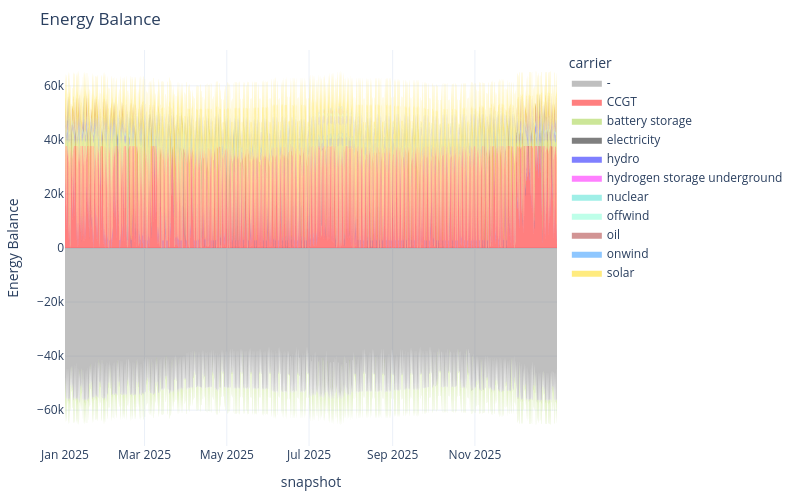

Write notebook code for a chart like this one.
### Markdown cell above
## Energy Balance

### Code cell
n.statistics.energy_balance.iplot()

### Figure 1 — Plotly figure (JSON) as saved in the notebook; plotly's stock layout.template omitted (floating-point values rounded to 4 significant figures; data arrays with more than 128 entries replaced by an {"elided": "..."} marker saying what was removed)
{"data": [{"fillpattern": {"shape": ""}, "hovertemplate": "carrier=CCGT<br>snapshot=%{x}<br>Energy Balance=%{y}<extra></extra>", "legendgroup": "CCGT", "line": {"color": "red", "width": 0}, "marker": {"symbol": "circle"}, "mode": "lines", "name": "CCGT", "orientation": "v", "showlegend": false, "stackgroup": "positive", "type": "scatter", "x": {"elided": "2920 str values"}, "xaxis": "x", "y": {"elided": "2920 float values"}, "yaxis": "y"}, {"fillpattern": {"shape": ""}, "hovertemplate": "carrier=battery storage<br>snapshot=%{x}<br>Energy Balance=%{y}<extra></extra>", "legendgroup": "battery storage", "line": {"color": "yellowgreen", "width": 0}, "marker": {"symbol": "circle"}, "mode": "lines", "name": "battery storage", "orientation": "v", "showlegend": false, "stackgroup": "positive", "type": "scatter", "x": {"elided": "1934 str values"}, "xaxis": "x", "y": {"elided": "1934 float values"}, "yaxis": "y"}, {"fillpattern": {"shape": ""}, "hovertemplate": "carrier=hydro<br>snapshot=%{x}<br>Energy Balance=%{y}<extra></extra>", "legendgroup": "hydro", "line": {"color": "blue", "width": 0}, "marker": {"symbol": "circle"}, "mode": "lines", "name": "hydro", "orientation": "v", "showlegend": false, "stackgroup": "positive", "type": "scatter", "x": {"elided": "2920 str values"}, "xaxis": "x", "y": {"elided": "2920 float values"}, "yaxis": "y"}, {"fillpattern": {"shape": ""}, "hovertemplate": "carrier=hydrogen storage underground<br>snapshot=%{x}<br>Energy Balance=%{y}<extra></extra>", "legendgroup": "hydrogen storage underground", "line": {"color": "magenta", "width": 0}, "marker": {"symbol": "circle"}, "mode": "lines", "name": "hydrogen storage underground", "orientation": "v", "showlegend": false, "stackgroup": "positive", "type": "scatter", "x": {"elided": "500 str values"}, "xaxis": "x", "y": {"elided": "500 float values"}, "yaxis": "y"}, {"fillpattern": {"shape": ""}, "hovertemplate": "carrier=nuclear<br>snapshot=%{x}<br>Energy Balance=%{y}<extra></extra>", "legendgroup": "nuclear", "line": {"color": "turquoise", "width": 0}, "marker": {"symbol": "circle"}, "mode": "lines", "name": "nuclear", "orientation": "v", "showlegend": false, "stackgroup": "positive", "type": "scatter", "x": {"elided": "2920 str values"}, "xaxis": "x", "y": {"elided": "2920 float values"}, "yaxis": "y"}, {"fillpattern": {"shape": ""}, "hovertemplate": "carrier=offwind<br>snapshot=%{x}<br>Energy Balance=%{y}<extra></extra>", "legendgroup": "offwind", "line": {"color": "aquamarine", "width": 0}, "marker": {"symbol": "circle"}, "mode": "lines", "name": "offwind", "orientation": "v", "showlegend": false, "stackgroup": "positive", "type": "scatter", "x": {"elided": "2899 str values"}, "xaxis": "x", "y": {"elided": "2899 float values"}, "yaxis": "y"}, {"fillpattern": {"shape": ""}, "hovertemplate": "carrier=oil<br>snapshot=%{x}<br>Energy Balance=%{y}<extra></extra>", "legendgroup": "oil", "line": {"color": "brown", "width": 0}, "marker": {"symbol": "circle"}, "mode": "lines", "name": "oil", "orientation": "v", "showlegend": false, "stackgroup": "positive", "type": "scatter", "x": {"elided": "2920 str values"}, "xaxis": "x", "y": {"elided": "2920 float values"}, "yaxis": "y"}, {"fillpattern": {"shape": ""}, "hovertemplate": "carrier=onwind<br>snapshot=%{x}<br>Energy Balance=%{y}<extra></extra>", "legendgroup": "onwind", "line": {"color": "dodgerblue", "width": 0}, "marker": {"symbol": "circle"}, "mode": "lines", "name": "onwind", "orientation": "v", "showlegend": false, "stackgroup": "positive", "type": "scatter", "x": {"elided": "2920 str values"}, "xaxis": "x", "y": {"elided": "2920 float values"}, "yaxis": "y"}, {"fillpattern": {"shape": ""}, "hovertemplate": "carrier=solar<br>snapshot=%{x}<br>Energy Balance=%{y}<extra></extra>", "legendgroup": "solar", "line": {"color": "gold", "width": 0}, "marker": {"symbol": "circle"}, "mode": "lines", "name": "solar", "orientation": "v", "showlegend": false, "stackgroup": "positive", "type": "scatter", "x": {"elided": "1827 str values"}, "xaxis": "x", "y": {"elided": "1827 float values"}, "yaxis": "y"}, {"fillpattern": {"shape": ""}, "hovertemplate": "carrier=-<br>snapshot=%{x}<br>Energy Balance=%{y}<extra></extra>", "legendgroup": "-", "line": {"color": "gray", "width": 0}, "marker": {"symbol": "circle"}, "mode": "lines", "name": "-", "orientation": "v", "showlegend": false, "stackgroup": "negative", "type": "scatter", "x": {"elided": "2920 str values"}, "xaxis": "x", "y": {"elided": "2920 float values"}, "yaxis": "y"}, {"fillpattern": {"shape": ""}, "hovertemplate": "carrier=battery storage<br>snapshot=%{x}<br>Energy Balance=%{y}<extra></extra>", "legendgroup": "battery storage", "line": {"color": "yellowgreen", "width": 0}, "marker": {"symbol": "circle"}, "mode": "lines", "name": "battery storage", "orientation": "v", "showlegend": false, "stackgroup": "negative", "type": "scatter", "x": {"elided": "986 str values"}, "xaxis": "x", "y": {"elided": "986 float values"}, "yaxis": "y"}, {"fillpattern": {"shape": ""}, "hovertemplate": "carrier=hydrogen storage underground<br>snapshot=%{x}<br>Energy Balance=%{y}<extra></extra>", "legendgroup": "hydrogen storage underground", "line": {"color": "magenta", "width": 0}, "marker": {"symbol": "circle"}, "mode": "lines", "name": "hydrogen storage underground", "orientation": "v", "showlegend": false, "stackgroup": "negative", "type": "scatter", "x": {"elided": "2420 str values"}, "xaxis": "x", "y": {"elided": "2420 float values"}, "yaxis": "y"}, {"fillpattern": {"shape": ""}, "hovertemplate": "carrier=-<br>snapshot=%{x}<br>Energy Balance=%{y}<extra></extra>", "legendgroup": "-", "line": {"color": "gray", "width": 0}, "marker": {"symbol": "circle"}, "mode": "lines", "name": "-", "orientation": "v", "showlegend": true, "stackgroup": "1", "type": "scatter", "x": ["2025-12-31T21:00:00.000000000"], "xaxis": "x", "y": [NaN], "yaxis": "y"}, {"fillpattern": {"shape": ""}, "hovertemplate": "carrier=CCGT<br>snapshot=%{x}<br>Energy Balance=%{y}<extra></extra>", "legendgroup": "CCGT", "line": {"color": "red", "width": 0}, "marker": {"symbol": "circle"}, "mode": "lines", "name": "CCGT", "orientation": "v", "showlegend": true, "stackgroup": "1", "type": "scatter", "x": ["2025-12-31T21:00:00.000000000"], "xaxis": "x", "y": [NaN], "yaxis": "y"}, {"fillpattern": {"shape": ""}, "hovertemplate": "carrier=battery storage<br>snapshot=%{x}<br>Energy Balance=%{y}<extra></extra>", "legendgroup": "battery storage", "line": {"color": "yellowgreen", "width": 0}, "marker": {"symbol": "circle"}, "mode": "lines", "name": "battery storage", "orientation": "v", "showlegend": true, "stackgroup": "1", "type": "scatter", "x": ["2025-12-31T21:00:00.000000000"], "xaxis": "x", "y": [NaN], "yaxis": "y"}, {"fillpattern": {"shape": ""}, "hovertemplate": "carrier=electricity<br>snapshot=%{x}<br>Energy Balance=%{y}<extra></extra>", "legendgroup": "electricity", "line": {"color": "black", "width": 0}, "marker": {"symbol": "circle"}, "mode": "lines", "name": "electricity", "orientation": "v", "showlegend": true, "stackgroup": "1", "type": "scatter", "x": ["2025-12-31T21:00:00.000000000"], "xaxis": "x", "y": [NaN], "yaxis": "y"}, {"fillpattern": {"shape": ""}, "hovertemplate": "carrier=hydro<br>snapshot=%{x}<br>Energy Balance=%{y}<extra></extra>", "legendgroup": "hydro", "line": {"color": "blue", "width": 0}, "marker": {"symbol": "circle"}, "mode": "lines", "name": "hydro", "orientation": "v", "showlegend": true, "stackgroup": "1", "type": "scatter", "x": ["2025-12-31T21:00:00.000000000"], "xaxis": "x", "y": [NaN], "yaxis": "y"}, {"fillpattern": {"shape": ""}, "hovertemplate": "carrier=hydrogen storage underground<br>snapshot=%{x}<br>Energy Balance=%{y}<extra></extra>", "legendgroup": "hydrogen storage underground", "line": {"color": "magenta", "width": 0}, "marker": {"symbol": "circle"}, "mode": "lines", "name": "hydrogen storage underground", "orientation": "v", "showlegend": true, "stackgroup": "1", "type": "scatter", "x": ["2025-12-31T21:00:00.000000000"], "xaxis": "x", "y": [NaN], "yaxis": "y"}, {"fillpattern": {"shape": ""}, "hovertemplate": "carrier=nuclear<br>snapshot=%{x}<br>Energy Balance=%{y}<extra></extra>", "legendgroup": "nuclear", "line": {"color": "turquoise", "width": 0}, "marker": {"symbol": "circle"}, "mode": "lines", "name": "nuclear", "orientation": "v", "showlegend": true, "stackgroup": "1", "type": "scatter", "x": ["2025-12-31T21:00:00.000000000"], "xaxis": "x", "y": [NaN], "yaxis": "y"}, {"fillpattern": {"shape": ""}, "hovertemplate": "carrier=offwind<br>snapshot=%{x}<br>Energy Balance=%{y}<extra></extra>", "legendgroup": "offwind", "line": {"color": "aquamarine", "width": 0}, "marker": {"symbol": "circle"}, "mode": "lines", "name": "offwind", "orientation": "v", "showlegend": true, "stackgroup": "1", "type": "scatter", "x": ["2025-12-31T21:00:00.000000000"], "xaxis": "x", "y": [NaN], "yaxis": "y"}, {"fillpattern": {"shape": ""}, "hovertemplate": "carrier=oil<br>snapshot=%{x}<br>Energy Balance=%{y}<extra></extra>", "legendgroup": "oil", "line": {"color": "brown", "width": 0}, "marker": {"symbol": "circle"}, "mode": "lines", "name": "oil", "orientation": "v", "showlegend": true, "stackgroup": "1", "type": "scatter", "x": ["2025-12-31T21:00:00.000000000"], "xaxis": "x", "y": [NaN], "yaxis": "y"}, {"fillpattern": {"shape": ""}, "hovertemplate": "carrier=onwind<br>snapshot=%{x}<br>Energy Balance=%{y}<extra></extra>", "legendgroup": "onwind", "line": {"color": "dodgerblue", "width": 0}, "marker": {"symbol": "circle"}, "mode": "lines", "name": "onwind", "orientation": "v", "showlegend": true, "stackgroup": "1", "type": "scatter", "x": ["2025-12-31T21:00:00.000000000"], "xaxis": "x", "y": [NaN], "yaxis": "y"}, {"fillpattern": {"shape": ""}, "hovertemplate": "carrier=solar<br>snapshot=%{x}<br>Energy Balance=%{y}<extra></extra>", "legendgroup": "solar", "line": {"color": "gold", "width": 0}, "marker": {"symbol": "circle"}, "mode": "lines", "name": "solar", "orientation": "v", "showlegend": true, "stackgroup": "1", "type": "scatter", "x": ["2025-12-31T21:00:00.000000000"], "xaxis": "x", "y": [NaN], "yaxis": "y"}], "layout": {"height": 500, "hovermode": "x", "legend": {"title": {"text": "carrier"}, "tracegroupgap": 0}, "margin": {"b": 50, "l": 50, "r": 50, "t": 50}, "title": {"text": "Energy Balance"}, "width": 800, "xaxis": {"anchor": "y", "domain": [0, 1], "title": {"text": "snapshot"}}, "yaxis": {"anchor": "x", "domain": [0, 1], "title": {"text": "Energy Balance"}}}}
